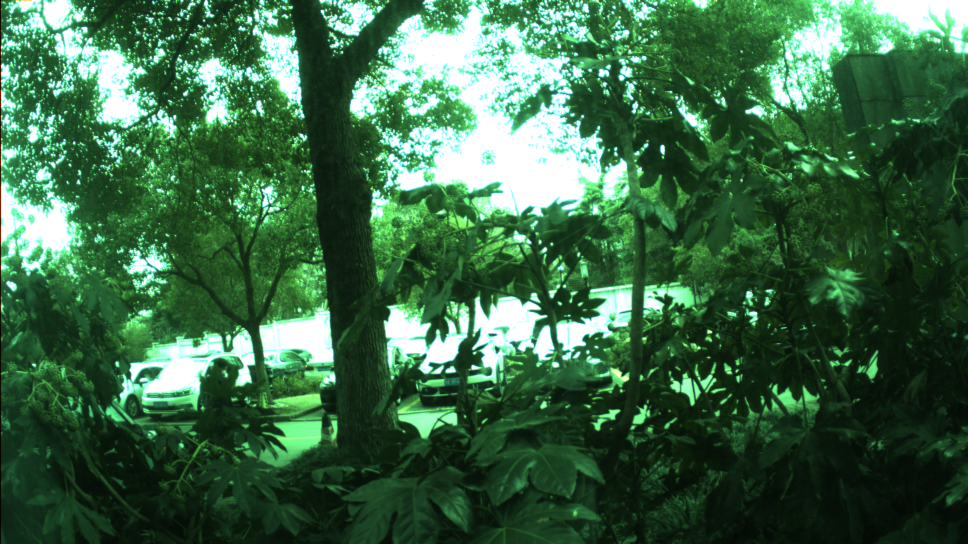
#> input picture img/day-0.png, 1936 x 1088 px, found by its file name (shown at 1/2 size)
$ python CLAHE_FPGA.py
#> lines starting #> are read from the running program, lines starting #| are printed output that depends on the picture
#> `src = cv2.imread(path)[4:1084, 8:1928]`:
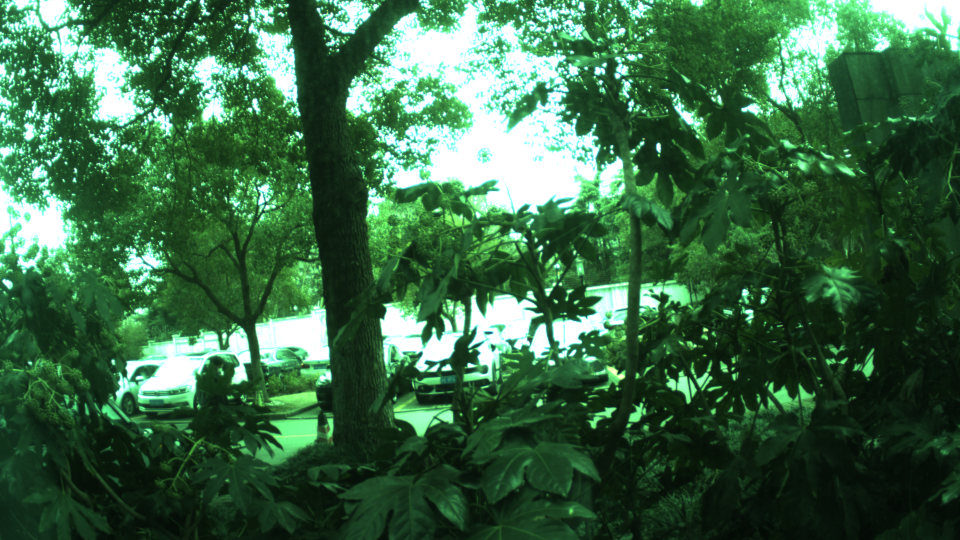
#> src: shape (1080, 1920, 3) (shown at 1/2 size); mean B, G, R 70.3, 104.1, 59.6
# ****************************************************************************************#
# Encoding:         UTF-8
# ----------------------------------------------------------------------------------------
# File Name:        CLAHE_FPGA.py
# Descriptions:     限制对比度的自适应直方图均衡化（硬件思路验证）
# -----------------------------------------README-----------------------------------------
# 对硬件设计思路的验证，执行效率很低。
#
# 可以对RGB彩图做处理：先转换到HSV空间，对V通道做处理，然后再还原回RGB。
#
# ----------------------------------------------------------------------------------------
# ****************************************************************************************#


import cv2
import numpy as np
from time import time


def pre_calculate(loc, factor, src_shape):
    num = [0, 0, 0, 0]
    i, j = loc
    src_h, src_w = src_shape
    factor_h, factor_w = factor
    block_i = i // factor_h
    block_j = j // factor_w
    flag_i = 1 if (i % factor_h < factor_h // 2) else 0
    flag_j = 1 if (j % factor_w < factor_w // 2) else 0

    num_i = 0 if (block_i == 0) else block_i - flag_i
    num_j = 0 if (block_j == 0) else block_j - flag_j
    flag_l_r = (block_j == 0 and flag_j == 1) or (block_j == src_w - 1 and flag_j == 0)
    flag_u_d = (block_i == 0 and flag_i == 1) or (block_i == src_h - 1 and flag_i == 0)

    num[0] = num_i * src_w + num_j
    num[1] = num[0] if (flag_l_r) else num[0] + 1
    num[2] = num[0] if (flag_u_d) else num[0] + src_w
    num[3] = num[1] if (flag_u_d) else num[1] + src_w
    u = j - (num_j * factor_w + factor_w // 2)
    v = i - (num_i * factor_h + factor_h // 2)
    return num, u, v


def ave(weight, factor, src_value):
    u, v = weight
    factor_h, factor_w = factor
    tmp_mul = [0, 0]
    tmp_mul[0] = ((factor_h - v) * src_value[0] + v * src_value[2]) // 256
    tmp_mul[1] = ((factor_h - v) * src_value[1] + v * src_value[3]) // 256
    dst = (factor_w - u) * tmp_mul[0] + u * tmp_mul[1]
    return dst


def hsv2bgr(bgr: np.ndarray, new_V: np.ndarray):
    tmp = bgr.astype(np.uint32) * new_V.astype(np.uint32)[:, :, None]
    m = bgr.astype(np.uint32).max(axis=-1)[:, :, None]
    m[m == 0] = 1  # 避免除零
    dst = tmp / m
    dst = dst.clip(0, 255).astype(np.uint8)
    return dst


def CLAHE(img: np.ndarray, block: int = 8):
#> called with block = 8
    gray = img.max(axis=-1)
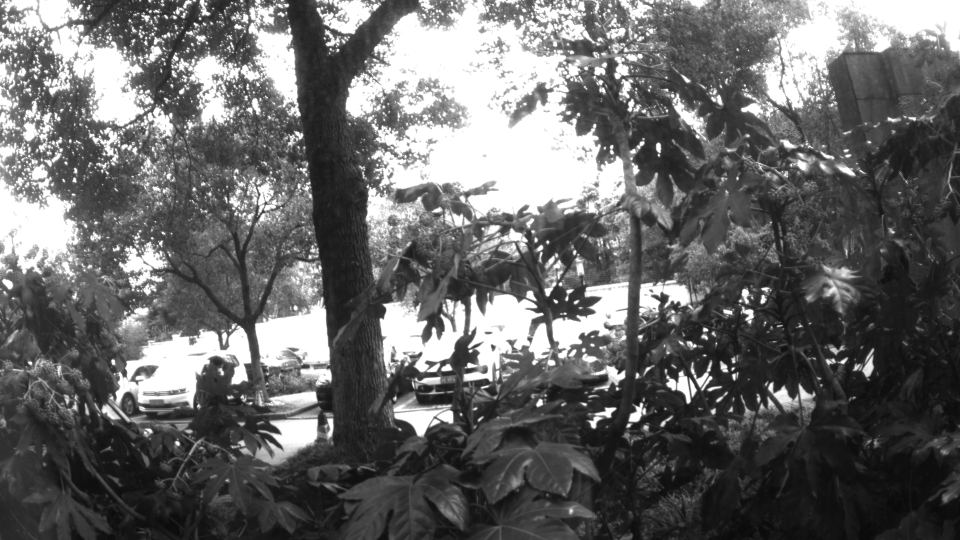
#> gray: shape (1080, 1920) (shown at 1/2 size); min 8, max 255, mean 104.2
    height, width = gray.shape
#> height = 1080; width = 1920
    block_h = height // block
#> block_h = 135
    block_w = width // block
#> block_w = 240
    TOTAL = block_h * block_w
#> TOTAL = 32400
    LIMIT = 4 * TOTAL // 256
#> LIMIT = 506
    SCALE = TOTAL * TOTAL // 255 // 128 // 256
#> SCALE = 125

    pdf = np.zeros((block * block, 256), dtype=int)
    cdf = np.zeros((block * block, 256))

    # 统计各块直方图分布
    for i in range(height):
        for j in range(width):
            block_i = i // block_h
            block_j = j // block_w
            num = block_i * block + block_j
            index = gray[i][j]
            pdf[num][index] += 1
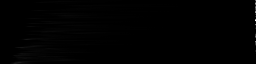
#> pdf: shape (64, 256) int64; min 0, max 28397, mean 126.6; drawn with min black and max white

    # 限制对比度，计算各块累积分布直方图
    for i in range(block):
        for j in range(block):
            num = i * block + j
            # 裁剪操作
            steal = 0
            for k in range(256):
                if pdf[num][k] > LIMIT:
                    steal += pdf[num][k] - LIMIT
                    pdf[num][k] = LIMIT
            # print(steal)
            bonus = steal // 256
            # 计算累积分布直方图
            for k in range(256):
                pdf[num][k] += bonus
            for k in range(256):
                if k == 0:
                    cdf[num][k] = pdf[num][k]
                else:
                    cdf[num][k] = cdf[num][k - 1] + pdf[num][k]
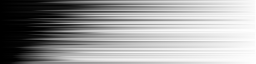
#> cdf: shape (64, 256) float64; min 0, max 32399, mean 20067.9; drawn with min black and max white
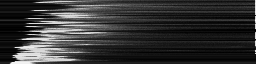
#> pdf: shape (64, 256) int64; min 0, max 614, mean 126.1; drawn with min black and max white
    cdf = cdf // 128

    print("cdf done!")

    new_V = np.ndarray(gray.shape)
    tmp_cdf = [0, 0, 0, 0]
    num = [0, 0, 0, 0]
    # 均衡化
    for i in range(height):
        for j in range(width):
            num, u, v = pre_calculate((i, j), (height // 8, width // 8), (8, 8))
            tmp_cdf[0] = cdf[num[0]][gray[i][j]]
            tmp_cdf[1] = cdf[num[1]][gray[i][j]]
            tmp_cdf[2] = cdf[num[2]][gray[i][j]]
            tmp_cdf[3] = cdf[num[3]][gray[i][j]]
            new_V[i][j] = ave((u, v), (height // 8, width // 8), tmp_cdf)
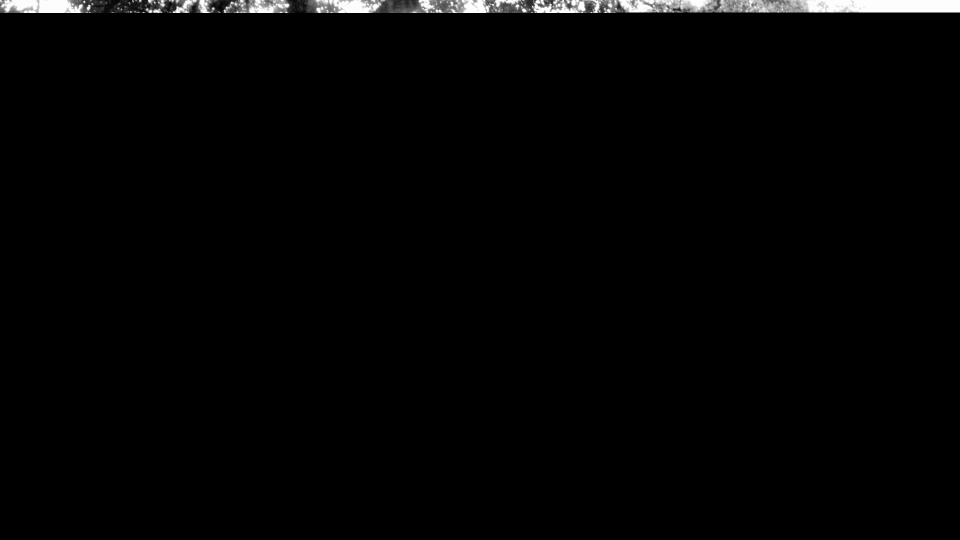
#> new_V: shape (1080, 1920) float64 (shown at 1/2 size); min 0, max 31920, mean 494.5; drawn with min black and max white
    new_V = (new_V // SCALE).astype(np.uint8)
    dst = hsv2bgr(img, new_V)
    return dst


if __name__ == "__main__":
    path = "./img/day-0.png"
    src = cv2.imread(path)[4:1084, 8:1928]

    start = time()
#> (the run stopped early here; a loop or call above may not have finished)
